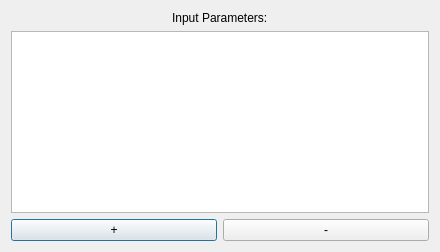
<?xml version="1.0" encoding="UTF-8"?>
<ui version="4.0">
 <class>inputParamsDialog</class>
 <widget class="QDialog" name="inputParamsDialog">
  <property name="geometry">
   <rect>
    <x>0</x>
    <y>0</y>
    <width>440</width>
    <height>252</height>
   </rect>
  </property>
  <property name="windowTitle">
   <string>Dialog</string>
  </property>
  <layout class="QGridLayout" name="gridLayout_2">
   <item row="0" column="0">
    <layout class="QGridLayout" name="gridLayout">
     <item row="2" column="0">
      <layout class="QGridLayout" name="inputParamButtonLayout">
       <item row="0" column="0">
        <widget class="QPushButton" name="addParamButton">
         <property name="enabled">
          <bool>true</bool>
         </property>
         <property name="text">
          <string>+</string>
         </property>
        </widget>
       </item>
       <item row="0" column="1">
        <widget class="QPushButton" name="removeParamButton">
         <property name="enabled">
          <bool>true</bool>
         </property>
         <property name="text">
          <string>-</string>
         </property>
        </widget>
       </item>
      </layout>
     </item>
     <item row="1" column="0">
      <widget class="QTableView" name="inputParametersTable">
       <property name="sizeAdjustPolicy">
        <enum>QAbstractScrollArea::AdjustToContents</enum>
       </property>
       <property name="alternatingRowColors">
        <bool>false</bool>
       </property>
      </widget>
     </item>
     <item row="0" column="0" alignment="Qt::AlignHCenter">
      <widget class="QLabel" name="inputParamtersLabel">
       <property name="text">
        <string>Input Parameters:</string>
       </property>
      </widget>
     </item>
    </layout>
   </item>
  </layout>
 </widget>
 <resources/>
 <connections/>
</ui>
